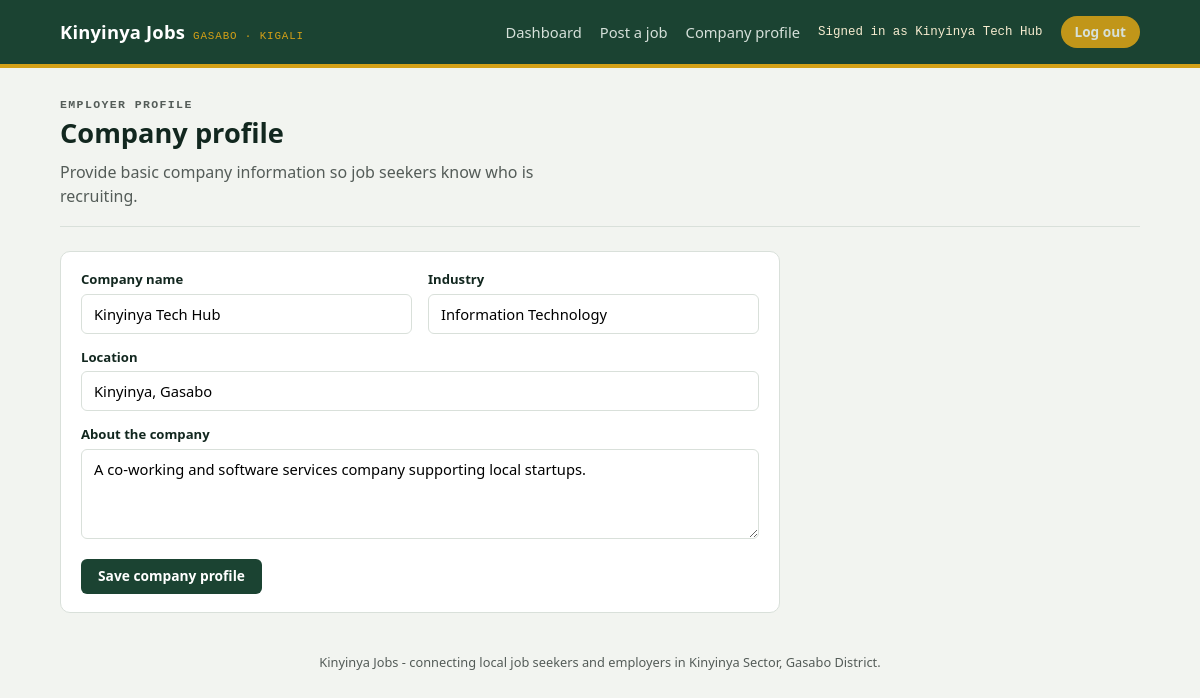
Page /employer/profile.php (signed in) on the committed database.
### tables this page shows
CREATE TABLE IF NOT EXISTS employers (
  id        INT UNSIGNED AUTO_INCREMENT PRIMARY KEY,
  user_id   INT UNSIGNED NULL UNIQUE,
  name      VARCHAR(150) NOT NULL,
  industry  VARCHAR(150) NOT NULL,
  location  VARCHAR(150) NOT NULL,
  about     TEXT NULL,
  CONSTRAINT fk_employers_user FOREIGN KEY (user_id) REFERENCES users(id) ON DELETE CASCADE
);

### includes/config.php (called while the page is built, shortened)
<?php
function kj_url(string $path = ''): string {
    $documentRoot = isset($_SERVER['DOCUMENT_ROOT']) ? realpath($_SERVER['DOCUMENT_ROOT']) : false;
    $projectRoot = realpath(dirname(__DIR__));
    $base = '';
    if ($documentRoot && $projectRoot) {
        $doc = str_replace('\\', '/', rtrim($documentRoot, '/\\'));
        $project = str_replace('\\', '/', rtrim($projectRoot, '/\\'));
        if (stripos($project, $doc) === 0) $base = substr($project, strlen($doc));
    }
    return rtrim($base, '/') . '/' . ltrim($path, '/');
}

### includes/db.php (called while the page is built, shortened)
<?php
require_once __DIR__ . '/config.php';
function kj_db(): PDO {
    static $pdo = null;
    if ($pdo === null) {
        $dsn = 'mysql:host=' . DB_HOST . ';port=' . DB_PORT . ';dbname=' . DB_NAME . ';charset=utf8mb4';
        try {
            $pdo = new PDO($dsn, DB_USER, DB_PASS, [
                PDO::ATTR_ERRMODE            => PDO::ERRMODE_EXCEPTION,
                PDO::ATTR_DEFAULT_FETCH_MODE => PDO::FETCH_ASSOC,
                PDO::ATTR_EMULATE_PREPARES   => false,
            ]);
        } catch (PDOException $e) {
            http_response_code(500);
            die(
                '<h1>Database connection failed</h1>' .
                '<p>Could not connect to MySQL database <code>' . htmlspecialchars(DB_NAME) . '</code> ' .
                'on <code>' . htmlspecialchars(DB_HOST) . ':' . htmlspecialchars(DB_PORT) . '</code>.</p>' .
                '<p>Confirm MySQL is running, then use the one-time setup page to configure and import the database.</p>' .
                '<p><a href="' . htmlspecialchars(kj_url('setup.php')) . '">Open database setup</a></p>'
            );
        }
    }
    return $pdo;
}

### includes/data.php (called while the page is built, shortened)
<?php
require_once __DIR__ . '/db.php';
function kj_employer($id) {
    $stmt = kj_db()->prepare('SELECT * FROM employers WHERE id = ?');
    $stmt->execute([(int) $id]);
    return $stmt->fetch() ?: null;
}
function kj_current_user() {
    if ($_SESSION['role'] === 'employer') return kj_employer($_SESSION['user_id']);
    return null;
}

### employer/profile.php (the view, shortened to what this page needs)
<?php
require_once __DIR__ . '/../includes/data.php';
$employer = kj_current_user();
require __DIR__ . '/../includes/header.php';
?>
<section class="pagehead">
  <p class="eyebrow">Employer profile</p>
  <h1>Company profile</h1>
  <p>Provide basic company information so job seekers know who is recruiting.</p>
</section>
<form method="post" class="card auth-card">
  <div class="grid-2">
    <div class="field"><label for="name">Company name</label><input id="name" name="name" required value="<?= htmlspecialchars($employer['name']) ?>"></div>
    <div class="field"><label for="industry">Industry</label><input id="industry" name="industry" value="<?= htmlspecialchars($employer['industry']) ?>"></div>
  </div>
  <div class="field"><label for="location">Location</label><input id="location" name="location" required value="<?= htmlspecialchars($employer['location']) ?>"></div>
  <div class="field"><label for="about">About the company</label><textarea id="about" name="about" placeholder="Briefly describe the organization"><?= htmlspecialchars($employer['about'] ?? '') ?></textarea></div>
  <button class="btn btn-primary" type="submit">Save company profile</button>
</form>
<?php require __DIR__ . '/../includes/footer.php'; ?>

### includes/header.php (shortened to what this page needs)
<?php
$role = $_SESSION['role'] ?? null;
$user = kj_current_user();
function kj_base($path) {
    return kj_url($path);
}
?>
<!doctype html>
<html lang="en">
<head>
<link rel="stylesheet" href="<?= kj_base('assets/style.css') ?>">
</head>
<body>
<header class="topbar">
  <div class="wrap">
    <a class="brand" href="<?= kj_base('index.php') ?>">Kinyinya Jobs <small>Gasabo · Kigali</small></a>
    <nav class="topnav">
      <?php if ($role === 'seeker'): ?>
        <a href="<?= kj_base('seeker/dashboard.php') ?>">My applications</a>
        <a href="<?= kj_base('seeker/jobs.php') ?>">Browse jobs</a>
        <a href="<?= kj_base('seeker/profile.php') ?>">My profile</a>
        <span class="who">Signed in as <?= htmlspecialchars($user['name']) ?></span>
        <a class="pill" href="<?= kj_base('logout.php') ?>">Log out</a>
      <?php elseif ($role === 'employer'): ?>
        <a href="<?= kj_base('employer/dashboard.php') ?>">Dashboard</a>
        <a href="<?= kj_base('employer/post-job.php') ?>">Post a job</a>
        <a href="<?= kj_base('employer/profile.php') ?>">Company profile</a>
        <span class="who">Signed in as <?= htmlspecialchars($user['name']) ?></span>
        <a class="pill" href="<?= kj_base('logout.php') ?>">Log out</a>
      <?php elseif ($role === 'admin'): ?>
        <a href="<?= kj_base('admin/dashboard.php') ?>">Overview</a>
        <span class="who">Platform Admin</span>
        <a class="pill" href="<?= kj_base('logout.php') ?>">Log out</a>
      <?php else: ?>
        <a href="<?= kj_base('index.php') ?>#login">Log in</a>
        <a class="pill" href="<?= kj_base('register.php') ?>">Create account</a>
      <?php endif; ?>
    </nav>
  </div>
</header>
<main class="wrap">

### assets/style.css (style rules this page uses)
:root { --green-900: #12271f; --green-700: #1b4332; --green-500: #2d6a4f; --green-100: #e3ede7; --ochre-600: #b8860b; --ochre-400: #d4a017; --ochre-100: #f7ecd0; --brick-600: #a13d2d; --brick-100: #f4e0da; --ink: #21252b; --ink-soft: #545c58; --paper: #f2f4f0; --card: #ffffff; --line: #d9e0da; --radius: 10px; --font-display: "Segoe UI", "Helvetica Neue", Arial, sans-serif; --font-body: "Segoe UI", system-ui, -apple-system, Arial, sans-serif; --font-mono: "Consolas", "SFMono-Regular", Menlo, monospace; }
* { box-sizing: border-box; }
body { margin: 0; background: var(--paper); color: var(--ink); font-family: var(--font-body); line-height: 1.5; }
a { color: inherit; }
.wrap { max-width: 1120px; margin: 0 auto; padding: 0 20px; }
.topbar { background: var(--green-700); color: #fff; border-bottom: 4px solid var(--ochre-400); }
.topbar .wrap { display: flex; align-items: center; justify-content: space-between; min-height: 64px; flex-wrap: wrap; gap: 10px; }
.brand { display: flex; align-items: baseline; gap: 8px; font-family: var(--font-display); font-weight: 800; font-size: 1.15rem; letter-spacing: 0.01em; text-decoration: none; color: #fff; }
.brand small { font-family: var(--font-mono); font-weight: 400; font-size: 0.68rem; color: var(--ochre-400); letter-spacing: 0.08em; text-transform: uppercase; }
.topnav { display: flex; align-items: center; gap: 18px; font-size: 0.92rem; }
.topnav a { text-decoration: none; color: #eaf1ec; opacity: 0.9; }
.pill { background: var(--ochre-400); color: var(--green-900); font-weight: 700; padding: 6px 14px; border-radius: 999px; font-size: 0.85rem; text-decoration: none; }
.who { font-family: var(--font-mono); font-size: 0.78rem; color: var(--ochre-100); }
.pagehead { padding: 28px 0 18px; border-bottom: 1px solid var(--line); margin-bottom: 24px; }
.eyebrow { font-family: var(--font-mono); text-transform: uppercase; letter-spacing: 0.12em; font-size: 0.72rem; color: var(--green-500); font-weight: 700; margin: 0 0 6px; }
.pagehead h1 { font-family: var(--font-display); font-size: 1.7rem; margin: 0 0 6px; color: var(--green-900); }
.pagehead p { margin: 0; color: var(--ink-soft); max-width: 60ch; }
.card { background: var(--card); border: 1px solid var(--line); border-radius: var(--radius); padding: 18px 20px; margin-bottom: 14px; }
.btn { display: inline-block; font-family: var(--font-body); font-weight: 600; font-size: 0.86rem; padding: 8px 16px; border-radius: 6px; border: 1px solid transparent; cursor: pointer; text-decoration: none; line-height: 1.2; }
.btn-primary { background: var(--green-700); color: #fff; }
.field { margin-bottom: 14px; }
.field label { display: block; font-size: 0.82rem; font-weight: 600; margin-bottom: 4px; color: var(--green-900); }
.field input, .field select, .field textarea { width: 100%; padding: 9px 12px; border: 1px solid var(--line); border-radius: 6px; font-family: var(--font-body); font-size: 0.92rem; background: #fff; }
.field textarea { resize: vertical; min-height: 90px; }
.grid-2 { display: grid; grid-template-columns: 1fr 1fr; gap: 16px; }
.auth-card { max-width: 720px; }

### rows in the picture
employers: name "Kinyinya Tech Hub", industry "Information Technology", location "Kinyinya, Gasabo", about "A co-working and software services company supporting local startups."
